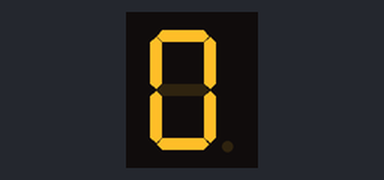
A sketch run on a simulated Arduino Uno, built with avr-gcc and run on an emulated ATmega328P. Shown: 1-digit seven-segment display. Wiring (inferred from the names in the program): 1-digit 7-segment display, segments lit when HIGH: segments pin 7, pin 6, pin 5, pin 4, pin 3, pin 2, pin 8. The segment pins are drawn as the display they are named for.

Above: at 0.1 s.
At 1.1 s:
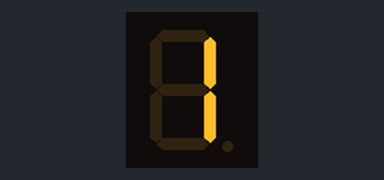
At 2.1 s:
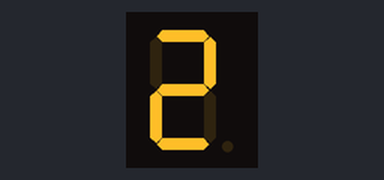
At 4.1 s:
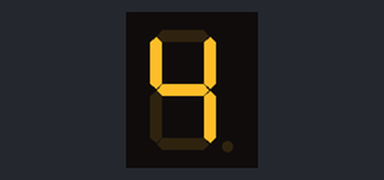
At 6.1 s:
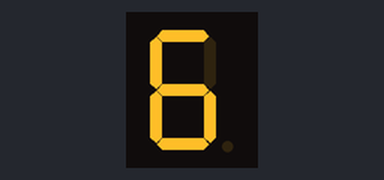
At 9.1 s:
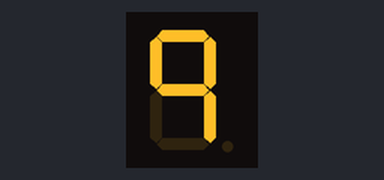

Measured:
- by itself, everything shown: repeats every 10.0 s, in 10 steps
- what the display in image 1 shows lasts 1.0 s, from 1.0 s to 2.0 s

The sketch:

7seg.ino
```cpp
int segmentPins[] = {7, 6, 5, 4, 3, 2, 8}; // A, B, C, D, E, F, G

// Digit patterns for 0-9 (1 = ON, 0 = OFF for Common Cathode)
byte numbers[10][7] = {
  {1, 1, 1, 1, 1, 1, 0}, // 0
  {0, 1, 1, 0, 0, 0, 0}, // 1
  {1, 1, 0, 1, 1, 0, 1}, // 2
  {1, 1, 1, 1, 0, 0, 1}, // 3
  {0, 1, 1, 0, 0, 1, 1}, // 4
  {1, 0, 1, 1, 0, 1, 1}, // 5
  {1, 0, 1, 1, 1, 1, 1}, // 6
  {1, 1, 1, 0, 0, 0, 0}, // 7
  {1, 1, 1, 1, 1, 1, 1}, // 8
  {1, 1, 1, 0, 0, 1, 1}  // 9
};

void setup() {
  for (int i = 0; i < 7; i++) {
    pinMode(segmentPins[i], OUTPUT);
  }
}

void displayDigit(int num) {
  for (int i = 0; i < 7; i++) {
    digitalWrite(segmentPins[i], numbers[num][i]);  // HIGH turns the segment ON
  }
}

void loop() {
  for (int i = 0; i <= 9; i++) {
    displayDigit(i);
    delay(1000); // Wait 1 second
  }
}
```
